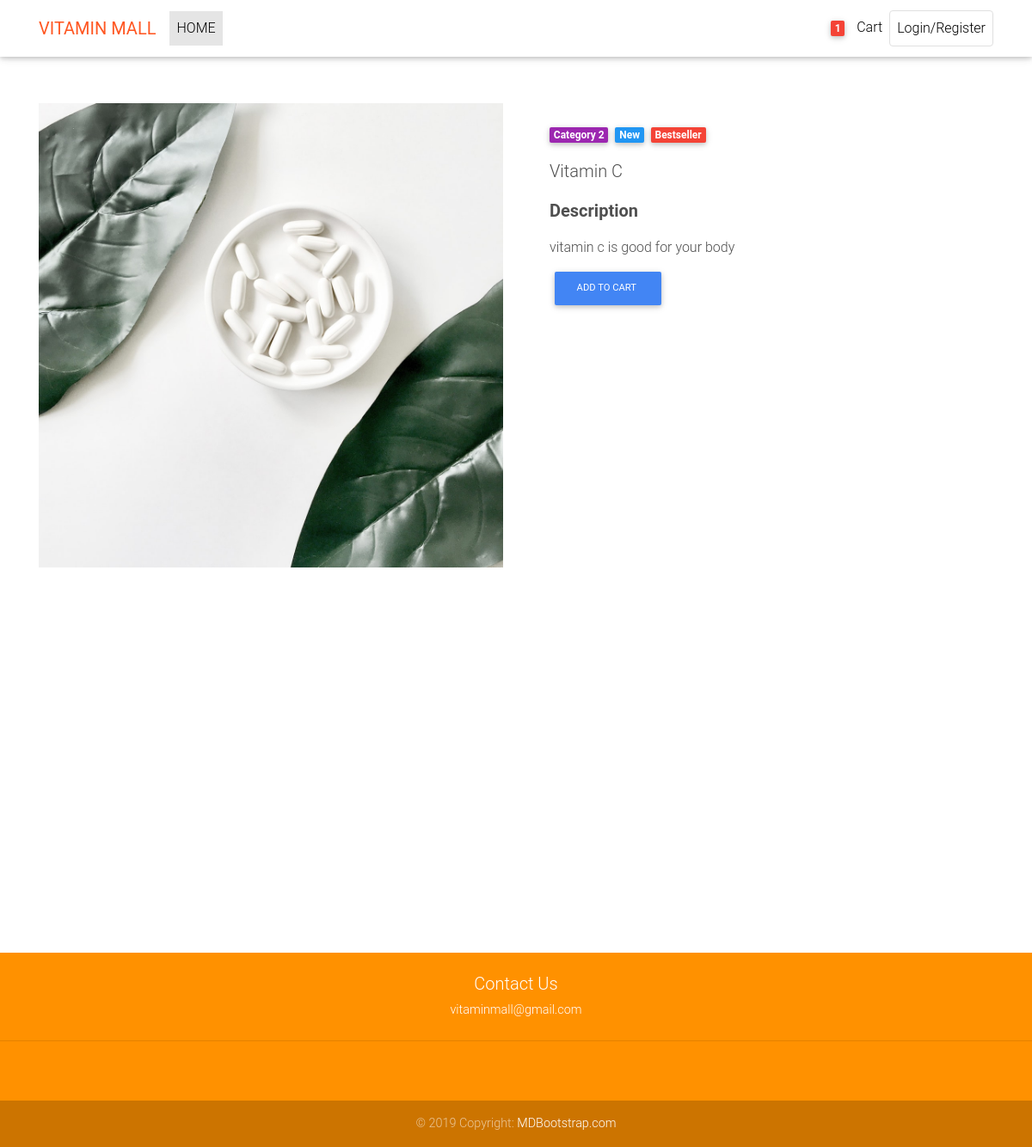
Before: /product/1 with the older database file.
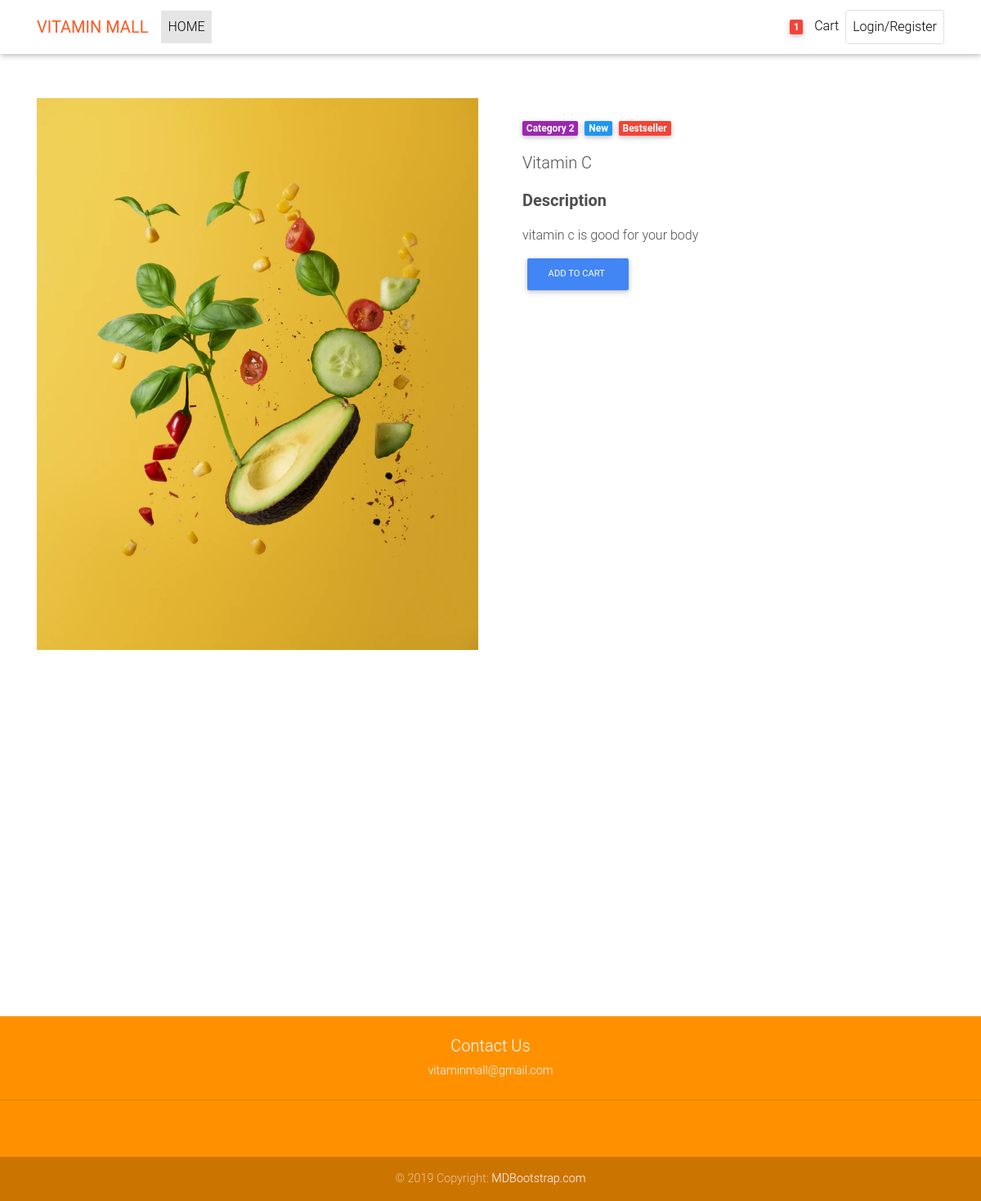
After: the same page with the newer database file.
### vitaminapp/models.py (models this page shows, shortened)
class Product(models.Model):
    product_name = models.CharField(max_length=45,blank=True)
    price= models.IntegerField(verbose_name='product_price' )
    description = models.TextField(verbose_name='product_info')
    stock = models.IntegerField(verbose_name='product_stock')
    date = models.DateTimeField()
    created_at = models.DateField(auto_now_add=True)
    updated_at = models.DateField(auto_now=True)
    product_pic = models.ImageField(null=True, blank=True, upload_to='product_images')
    objects = ProductManager()
    class Meta:
        db_table = 'vitamin_product'
        verbose_name = 'product'
        verbose_name_plural = 'product'

### vitaminapp/views.py (the view)
# urls.py: path('product/<int:id>', views.one_product),
def one_product(request, id):
    context = {
        'one_product': Product.objects.get(id=id),
    }
    return render(request, "one_product.html", context)

### vitaminapp/templates/one_product.html (shortened to what this page needs)
{% load static %}
<!DOCTYPE html>
<html lang="en">
<head>
    <link href="{%static 'css/bootstrap.css'%}" rel="stylesheet">
    <link href="{%static 'css/mdb.min.css'%}" rel="stylesheet">
    <link href="{%static 'css/style.min.css'%}" rel="stylesheet">
</head>
<body>
    <nav class="navbar fixed-top navbar-expand-lg navbar-light white scrolling-navbar">
        <div class="container">
          <a class="navbar-brand waves-effect" href="/" target="_blank">
            <strong class="deep-orange-text">VITAMIN MALL</strong>
          </a>
          <div class="collapse navbar-collapse" id="navbarSupportedContent">
            <ul class="navbar-nav mr-auto">
              <li class="nav-item active">
                <a class="nav-link waves-effect" href="#">HOME
                </a>
              </li>
            </ul>
            <ul class="navbar-nav nav-flex-icons">
              <li class="nav-item">
                <a class="nav-link waves-effect">
                  <span class="badge red z-depth-1 mr-1"> 1 </span>
                  <i class="fas fa-shopping-cart"></i>
                  <span class="clearfix d-none d-sm-inline-block"> Cart </span>
                </a>
              </li>
              <li class="nav-item">
                <a href="https://github.com/mdbootstrap/bootstrap-material-design" class="nav-link border border-light rounded waves-effect"
                  target="_blank">
                  Login/Register
                </a>
            </ul>
          </div>
        </div>
      </nav>
      <main class="mt-5 pt-4">
        <div class="container dark-grey-text mt-5">
          <div class="row2 wow fadeIn">
            <div class="col-md-6 mb-4">
              <img src="{{one_product.product_pic}}" class="img-fluid" alt="">
            </div>
            <div class="col-md-6 mb-4">
              <div class="p-4">
                <div class="mb-3">
                  <a href="">
                    <span class="badge purple mr-1">Category 2</span>
                  </a>
                  <a href="">
                    <span class="badge blue mr-1">New</span>
                  </a>
                  <a href="">
                    <span class="badge red mr-1">Bestseller</span>
                  </a>
                </div>
                <p class="lead">
                  <span>{{ one_product.product_name }}</span>
                </p>
                <p class="lead font-weight-bold">Description</p>
                <p>{{ one_product.description }}</p>
                  <a action="/checkout" method="post"class="btn btn-primary btn-md my-0 p" type="submit">Add to cart
                  </a>
            </div>
            </div>
        </div>
    </main>
    <div id="carousel-example-1z" class="carousel slide carousel-fade pt-4" data-ride="carousel">
    </div>
      <footer class="page-footer text-center font-small mt-4 orange accent-3 fadeIn">
        <div class="pt-4">
          <h5>Contact Us</h5>
          <p>vitaminmall@gmail.com</p>
        </div>
        <hr class="my-4">
        <div class="pb-4">
          <a href="https://www.facebook.com/mdbootstrap" target="_blank">
          </a>
          <a href="https://instagram.com/MDBootstrap" target="_blank">
          </a>
        </div>
        <div class="footer-copyright py-3">
          © 2019 Copyright:
          <a href="https://mdbootstrap.com/education/bootstrap/" target="_blank"> MDBootstrap.com </a>
        </div>
      </footer>
</body>
</html>

Changed rows visible on the page:
changed Product "Vitamin C": product_pic: a different picture
